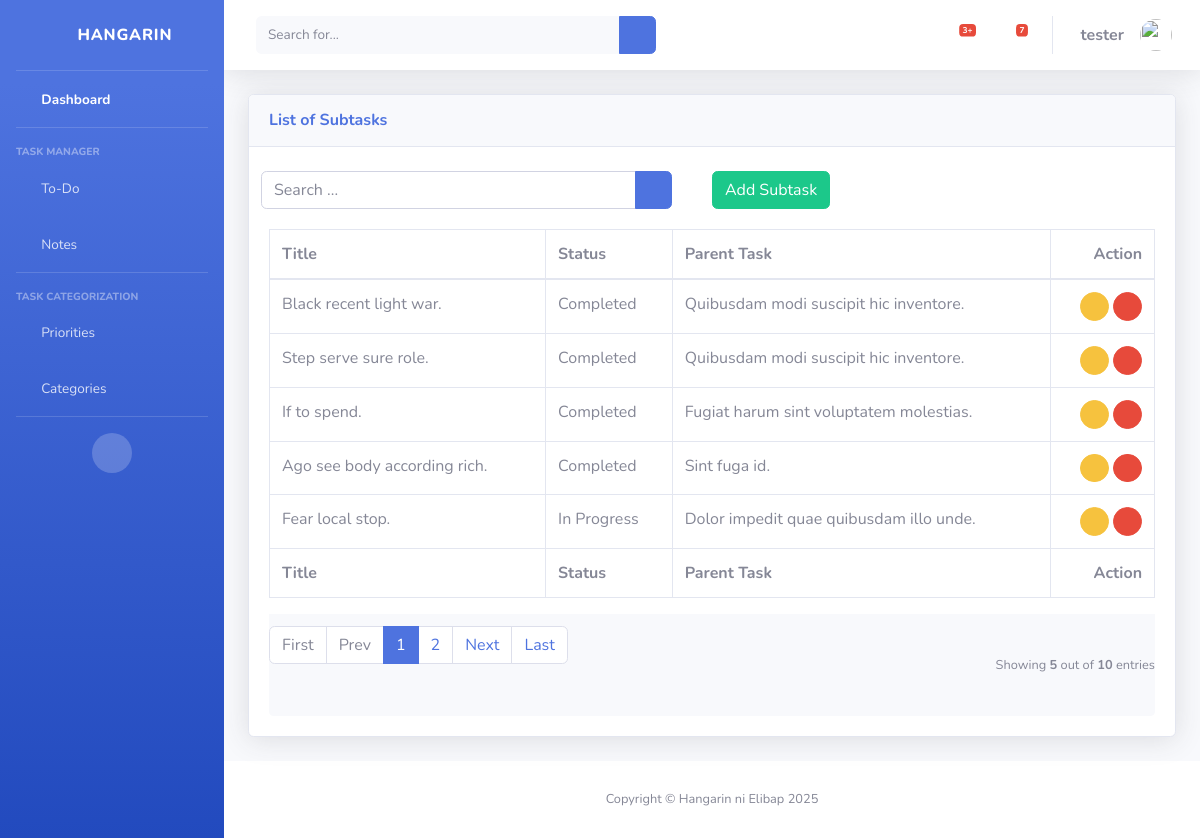
The app's page /subtask_list (signed in) with its own data.
### taskmanager/models.py (models this page shows, shortened)
class BaseModel(models.Model):
    created_at = models.DateTimeField(auto_now_add=True, db_index=True)
    updated_at = models.DateTimeField(auto_now=True)
    class Meta:
        abstract = True

class SubTask(BaseModel):
    parent_task = models.ForeignKey(Task, on_delete=models.CASCADE)
    title = models.CharField(max_length=150)
    status = models.CharField(max_length=50,
        choices=[
            ("Pending", "Pending"),
            ("In Progress ", "In Progress"),
            ("Completed", "Completed"),
        ], default="pending"
    )
    class Meta:
            verbose_name = "SubTask"
            verbose_name_plural = "SubTasks"
            ordering = ['title']

class Task(BaseModel):
    title = models.CharField(max_length=150)
    description = models.CharField(max_length=500)
    deadline = models.DateTimeField()
    status = models.CharField(max_length=50,
        choices=[
            ("Pending", "Pending"),
            ("In Progress ", "In Progress"),
            ("Completed", "Completed"),
        ], default="pending"
    )
    category = models.ForeignKey(Category, null=True, blank=True, on_delete=models.CASCADE)
    priority = models.ForeignKey(Priority, null=True, blank=True, on_delete=models.CASCADE)
    def __str__(self):
        return self.title

### taskmanager/views.py (the view)
# urls.py: path('subtask_list', SubTaskList.as_view(), name='subtask-list'),
class SubTaskList(LoginRequiredMixin, ListView):
    model = SubTask
    context_object_name = 'subtask'
    template_name = 'subtask_list.html'
    paginate_by = 5
    ordering = ["status", ]
    def get_queryset(self):
        qs = super().get_queryset()
        query = self.request.GET.get('q')
        if query:
            qs = qs.filter(
                Q(title__icontains=query)
            )
        return qs

### templates/subtask_list.html
{% extends 'base.html' %} {% load static %} {% block content %}
<div class="content">
    <div class="container-fluid">
        <div class="row">
            <div class="col-md-12">
                <div class="card shadow mb-4">
                    <div class="card-header py-3">
                        <h6 class="m-0 font-weight-bold text-primary">List of Subtasks</h6>
                    </div>
                    <br />
                    <div class="col-md-12 row">
                        <div class="col-md-6">
                            <form class="navbar-left navbar-form nav-search mr-md-3" action="{% url 'subtask-list' %}">
                                <div class="input-group">
                                    <input type="text" placeholder="Search ..." class="form-control" name="q" />
                                    <div class="input-group-append">
                                        <button class="btn btn-primary" type="submit">
                                            <i class="fas fa-search fa-sm"></i>
                                        </button>
                                    </div>
                                </div>
                            </form>
                        </div>
                        <div class="col-md-6">
                            <div class="pull-right">
                                <a href="{% url 'subtask-add' %}" class="btn btn-success btn-rounded">Add Subtask</a>
                            </div>
                        </div>
                    </div>
                    <div class="card-body">
                        <div class="table-responsive">
                            <table class="table table-bordered" id="dataTable" width="100%" cellspacing="0">
                                <thead>
                                    <tr>
                                        <th scope="col">Title</th>
                                        <th scope="col">Status</th>
                                        <th scope="col">Parent Task</th>
                                        <th class="text-right" scope="col">Action</th>
                                    </tr>
                                </thead>
                                <tfoot>
                                    <tr>
                                        <th scope="col">Title</th>
                                        <th scope="col">Status</th>
                                        <th scope="col">Parent Task</th>
                                        <th class="text-right" scope="col">Action</th>
                                    </tr>
                                </tfoot>
                                <tbody>
                                    {% for object in object_list %}
                                    <tr>
                                        <td>{{ object.title }}</td>
                                        <td>{{ object.status }}</td>
                                        <td>{{ object.parent_task }}</td>
                                        <td class="text-right">
                                            <a class="btn btn-warning btn-circle btn-sm" href="subtask_list/{{ object.id }}">
                                                <i class="fas fa-wrench"></i>
                                            </a>
                                            <a class="btn btn-danger btn-circle btn-sm" href="subtask_list/{{ object.id }}/delete">
                                                <i class="fas fa-trash"></i>
                                            </a>
                                        </td>
                                    </tr>
                                    {% empty %}
                                    <tr>
                                        <td colspan="4" style="text-align: center">
                                            <p class="text-sm font-weight-bold mb-0">No Records Found</p>
                                        </td>
                                    </tr>
                                    {% endfor %}
                                </tbody>
                            </table>
                            {% include 'includes/pagination.html' %}
                        </div>
                    </div>
                </div>
            </div>
        </div>
    </div>
</div>
{% endblock %}

### templates/base.html (shortened to what this page needs)
{% load static %}
{% load pwa %}
<!DOCTYPE html>
<html lang="en">
<head>
    <link rel="stylesheet" href="{% static 'css/sb-admin-2.min.css' %}">
    <link href="{% static 'vendor/fontawesome-free/css/all.min.css' %}" rel="stylesheet" type="text/css">
</head>
<body id="page-top">
    <div id="wrapper">
        <ul class="navbar-nav bg-gradient-primary sidebar sidebar-dark accordion" id="accordionSidebar">
            <a class="sidebar-brand d-flex align-items-center justify-content-center" href="{% url 'home' %}">
                <div class="sidebar-brand-icon rotate-n-15">
                    <i class="fas fa-clipboard-list"></i>
                </div>
                <div class="sidebar-brand-text mx-3">Hangarin</div>
            </a>
            <hr class="sidebar-divider my-0">
            <li class="nav-item active">
                <a class="nav-link" href="{% url 'home' %}">
                    <i class="fas fa-fw fa-tachometer-alt"></i>
                    <span>Dashboard</span></a>
            </li>
            <hr class="sidebar-divider">
            <div class="sidebar-heading">
                Task Manager
            </div>
            <li class="nav-item">
                <a class="nav-link collapsed" href="#" data-toggle="collapse" data-target="#collapseUtilities"
                    aria-expanded="true" aria-controls="collapseUtilities">
                    <i class="fas fa-fw fa-clipboard-list"></i>
                    <span>To-Do</span>
                </a>
            </li>
            <li class="nav-item">
                <a class="nav-link" href="{% url 'note-list' %}">
                    <i class="fas fa-fw fa-comments"></i>
                    <span>Notes</span></a>
            </li>
            <hr class="sidebar-divider">
            <div class="sidebar-heading">
                Task Categorization
            </div>
            <li class="nav-item">
                <a class="nav-link" href="{% url 'priority-list' %}">
                    <i class="fas fa-fw fa-calendar"></i>
                    <span>Priorities</span></a>
            </li>
            <li class="nav-item">
                <a class="nav-link" href="{% url 'category-list' %}">
                    <i class="fas fa-fw fa-folder"></i>
                    <span>Categories</span></a>
            </li>
            <hr class="sidebar-divider d-none d-md-block">
            <div class="text-center d-none d-md-inline">
                <button class="rounded-circle border-0" id="sidebarToggle"></button>
            </div>
        </ul>
        <div id="content-wrapper" class="d-flex flex-column">
            <div id="content">
                <nav class="navbar navbar-expand navbar-light bg-white topbar mb-4 static-top shadow">
                    <form
                        class="d-none d-sm-inline-block form-inline mr-auto ml-md-3 my-2 my-md-0 mw-100 navbar-search">
                        <div class="input-group">
                            <input type="text" class="form-control bg-light border-0 small" placeholder="Search for..."
                                aria-label="Search" aria-describedby="basic-addon2">
                            <div class="input-group-append">
                                <button class="btn btn-primary" type="button">
                                    <i class="fas fa-search fa-sm"></i>
                                </button>
                            </div>
                        </div>
                    </form>
                    <ul class="navbar-nav ml-auto">
                        <li class="nav-item dropdown no-arrow mx-1">
                            <a class="nav-link dropdown-toggle" href="#" id="alertsDropdown" role="button"
                                data-toggle="dropdown" aria-haspopup="true" aria-expanded="false">
                                <i class="fas fa-bell fa-fw"></i>
                                <span class="badge badge-danger badge-counter">3+</span>
                            </a>
                        </li>
                        <li class="nav-item dropdown no-arrow mx-1">
                            <a class="nav-link dropdown-toggle" href="#" id="messagesDropdown" role="button"
                                data-toggle="dropdown" aria-haspopup="true" aria-expanded="false">
                                <i class="fas fa-envelope fa-fw"></i>
                                <span class="badge badge-danger badge-counter">7</span>
                            </a>
                        </li>
                        <li class="nav-item dropdown no-arrow">
                            <a class="nav-link dropdown-toggle" href="#" id="userDropdown" role="button"
                                data-toggle="dropdown" aria-haspopup="true" aria-expanded="false">
                                <span class="mr-3 d-none d-lg-inline text-gray-600"><b>{{ request.user.username }}</b></span>
                                <img class="img-profile rounded-circle"
                                    src="{% static 'img/undraw_profile.svg'%}">
                            </a>
                        </li>
                    </ul>
                </nav>
                {% block content %}
                {% endblock %}
            </div>
            <footer class="sticky-footer bg-white">
                <div class="container my-auto">
                    <div class="copyright text-center my-auto">
                        <span>Copyright &copy; Hangarin ni Elibap 2025</span>
                    </div>
                </div>
            </footer>
        </div>
    </div>
</body>
</html>

### records on screen
SubTask: title "Black recent light war.", status "Completed", parent_task "Quibusdam modi suscipit hic inventore."
SubTask: title "Step serve sure role.", status "Completed", parent_task "Quibusdam modi suscipit hic inventore."
SubTask: title "If to spend.", status "Completed", parent_task "Fugiat harum sint voluptatem molestias."
SubTask: title "Ago see body according rich.", status "Completed", parent_task "Sint fuga id."
SubTask: title "Fear local stop.", status "In Progress", parent_task "Dolor impedit quae quibusdam illo unde."

### other values on screen
{{ request.user.username }} "tester"
{{ page_num }} "1"
{{ page_num }} "2"
{{ object_list.count }} "5"
{{ paginator.count }} "10"
